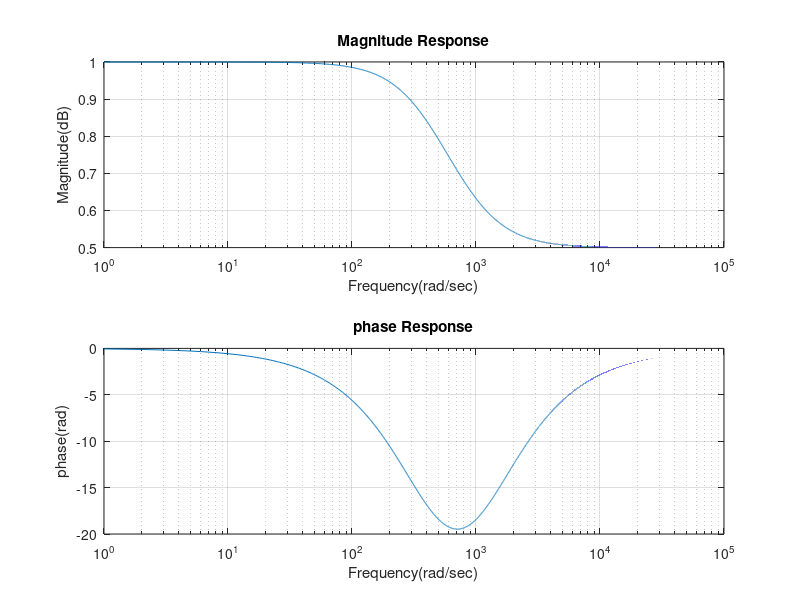

Here is the MATLAB script that generated this plot:
clear all;
close all; 
clc;
R1 = 1000;
R2 = 1000;
C1 = 10^-6;
W = 0:50000;
num = [(R2*C1) 1];
den = [((R1*C1)+(R2*C1)) 1];
TF = freqs(num,den,W);
mag = abs(TF);
phase = angle(TF)*180/pi;
subplot(2,1,1);
semilogx(W,mag); %logscale along x-axis to visualize larger value to smaller value
title('Magnitude Response');
xlabel('Frequency(rad/sec)');
ylabel('Magnitude(dB)');
grid on;
subplot(2,1,2);
semilogx(W,phase);
title('phase Response');
xlabel('Frequency(rad/sec)');
ylabel('phase(rad)');
grid on;

